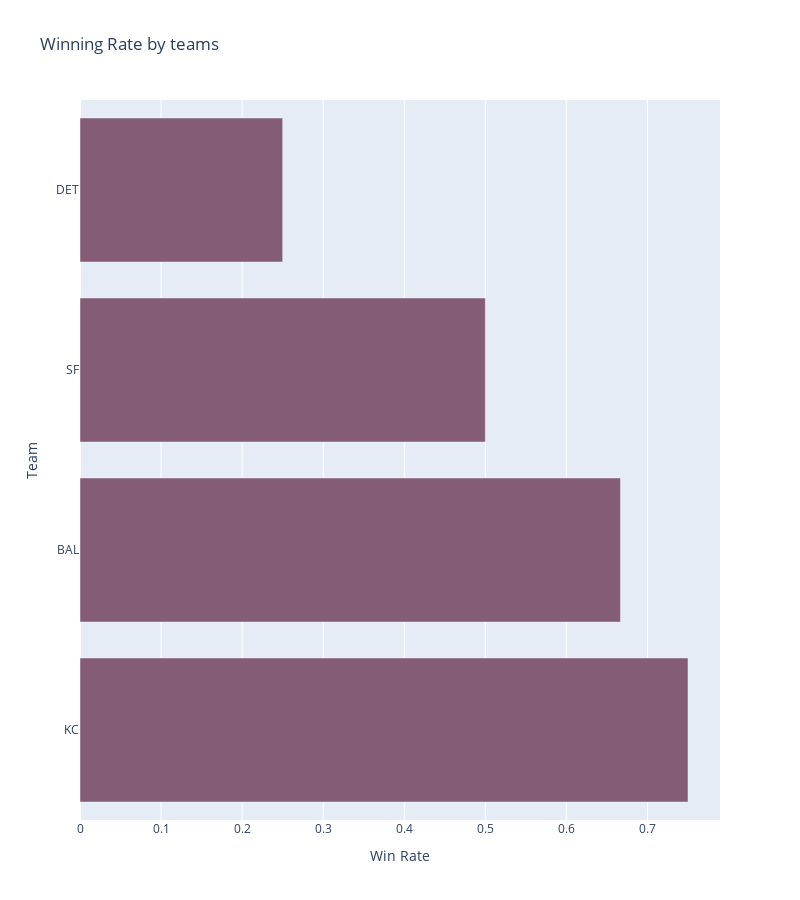

Notebook cell for this chart:
### Markdown cell above
Of the four teams heading to the AFC/NFC Championships, the San Francisco 49ers boasted the highest tackle efficiency in 2022 with a 90.44% efficiency average. Interestingly, the Niners made the least amount of total tackles but also made the least amount of missed tackles. The 49ers also have the player who had the highest tackle efficiency of those who reached the 34 tackles per season average in Chavarius Ward.

To continue understanding the impact that defensive record has had on results, let's calculate the win rate for each team using the games.csv data. The win rate is the ratio of games won to total games played.

### Code cell
# Calculate win counts for home and visitor teams
home_wins = games[games['homeFinalScore'] > games['visitorFinalScore']].groupby('homeTeamAbbr').size().reset_index(name='home_wins')
visitor_wins = games[games['visitorFinalScore'] > games['homeFinalScore']].groupby('visitorTeamAbbr').size().reset_index(name='visitor_wins')

# Merge win counts and calculate total wins for each team
team_wins = home_wins.merge(visitor_wins, left_on='homeTeamAbbr', right_on='visitorTeamAbbr', how='outer').fillna(0)
team_wins['total_wins'] = team_wins['home_wins'] + team_wins['visitor_wins']

# Calculate total games played by each team
total_games_played = games.groupby('homeTeamAbbr').size().reset_index(name='games_played')

# Calculate the total number of games played by each team
team_games_home = games['homeTeamAbbr'].value_counts()
team_games_visitor = games['visitorTeamAbbr'].value_counts()
total_games_per_team = team_games_home.add(team_games_visitor, fill_value=0)

# Merge win counts with total games played to calculate win rate
team_win_rate = team_wins.merge(total_games_played, left_on='homeTeamAbbr', right_on='homeTeamAbbr')

# Calculate win rate using the correct total games played
team_win_rate['games_played'] = team_win_rate['homeTeamAbbr'].map(total_games_per_team)
team_win_rate['win_rate'] = team_win_rate['total_wins'] / team_win_rate['games_played']

# Filter to just display the final four teams: BAL, DET, SF, KC
final_four_teams = ['BAL', 'DET', 'SF', 'KC']
team_win_rate_filtered = team_win_rate[team_win_rate['homeTeamAbbr'].isin(final_four_teams)]

# Sort teams by win rate in descending order
team_win_rate_sorted = team_win_rate_filtered[['homeTeamAbbr', 'win_rate']].sort_values(by='win_rate', ascending=False)

fig = px.bar(
    team_win_rate_sorted, 
    y='homeTeamAbbr', 
    x="win_rate", 
    orientation='h', 
    title='Winning Rate by teams', 
    height=900, 
    width=800,
    color_discrete_sequence=px.colors.qualitative.Antique,
)
# Improve layout
fig.update_layout(
    xaxis_title='Win Rate',
    yaxis_title='Team',
    legend_title='Winning %'
)

fig.show()

### Figure 1 — Plotly figure (JSON) as saved in the notebook; plotly's stock layout.template omitted (floating-point values rounded to 4 significant figures)
{"data": [{"alignmentgroup": "True", "hovertemplate": "win_rate=%{x}<br>homeTeamAbbr=%{y}<extra></extra>", "legendgroup": "", "marker": {"color": "rgb(133, 92, 117)", "pattern": {"shape": ""}}, "name": "", "offsetgroup": "", "orientation": "h", "showlegend": false, "textposition": "auto", "type": "bar", "x": [0.75, 0.6667, 0.5, 0.25], "xaxis": "x", "y": ["KC", "BAL", "SF", "DET"], "yaxis": "y"}], "layout": {"barmode": "relative", "height": 900, "legend": {"title": {"text": "Winning %"}, "tracegroupgap": 0}, "title": {"text": "Winning Rate by teams"}, "width": 800, "xaxis": {"anchor": "y", "autorange": true, "domain": [0, 1], "range": [0, 0.7895], "title": {"text": "Win Rate"}, "type": "linear"}, "yaxis": {"anchor": "x", "autorange": true, "domain": [0, 1], "range": [-0.5, 3.5], "title": {"text": "Team"}, "type": "category"}}}
